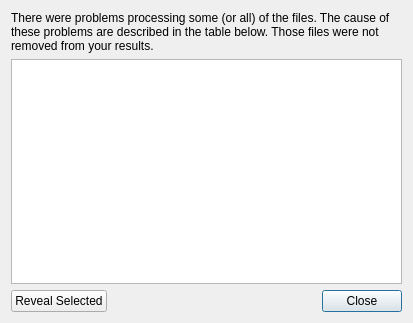
<?xml version="1.0" encoding="UTF-8"?>
<ui version="4.0">
 <class>ProblemDialog</class>
 <widget class="QDialog" name="ProblemDialog">
  <property name="geometry">
   <rect>
    <x>0</x>
    <y>0</y>
    <width>413</width>
    <height>323</height>
   </rect>
  </property>
  <property name="windowTitle">
   <string>Problems!</string>
  </property>
  <layout class="QVBoxLayout" name="verticalLayout">
   <item>
    <widget class="QLabel" name="label">
     <property name="text">
      <string>There were problems processing some (or all) of the files. The cause of these problems are described in the table below. Those files were not removed from your results.</string>
     </property>
     <property name="wordWrap">
      <bool>true</bool>
     </property>
    </widget>
   </item>
   <item>
    <widget class="QTableView" name="tableView">
     <property name="editTriggers">
      <set>QAbstractItemView::NoEditTriggers</set>
     </property>
     <property name="selectionMode">
      <enum>QAbstractItemView::SingleSelection</enum>
     </property>
     <property name="selectionBehavior">
      <enum>QAbstractItemView::SelectRows</enum>
     </property>
     <property name="showGrid">
      <bool>false</bool>
     </property>
     <attribute name="horizontalHeaderStretchLastSection">
      <bool>true</bool>
     </attribute>
     <attribute name="verticalHeaderDefaultSectionSize">
      <number>18</number>
     </attribute>
     <attribute name="verticalHeaderHighlightSections">
      <bool>false</bool>
     </attribute>
     <attribute name="verticalHeaderDefaultSectionSize">
      <number>18</number>
     </attribute>
     <attribute name="horizontalHeaderStretchLastSection">
      <bool>true</bool>
     </attribute>
     <attribute name="verticalHeaderHighlightSections">
      <bool>false</bool>
     </attribute>
    </widget>
   </item>
   <item>
    <layout class="QHBoxLayout" name="horizontalLayout">
     <item>
      <widget class="QPushButton" name="revealButton">
       <property name="text">
        <string>Reveal Selected</string>
       </property>
      </widget>
     </item>
     <item>
      <spacer name="horizontalSpacer">
       <property name="orientation">
        <enum>Qt::Horizontal</enum>
       </property>
       <property name="sizeHint" stdset="0">
        <size>
         <width>40</width>
         <height>20</height>
        </size>
       </property>
      </spacer>
     </item>
     <item>
      <widget class="QPushButton" name="closeButton">
       <property name="text">
        <string>Close</string>
       </property>
       <property name="default">
        <bool>true</bool>
       </property>
      </widget>
     </item>
    </layout>
   </item>
  </layout>
 </widget>
 <resources/>
 <connections>
  <connection>
   <sender>closeButton</sender>
   <signal>clicked()</signal>
   <receiver>ProblemDialog</receiver>
   <slot>accept()</slot>
   <hints>
    <hint type="sourcelabel">
     <x>367</x>
     <y>301</y>
    </hint>
    <hint type="destinationlabel">
     <x>272</x>
     <y>299</y>
    </hint>
   </hints>
  </connection>
 </connections>
</ui>
